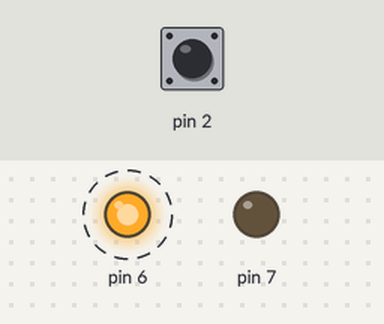
A sketch run on a simulated Arduino Uno, built with avr-gcc and run on an emulated ATmega328P. On the bench: output pins drawn as LEDs (lit = HIGH). Dashed ring = blinking. The inputs (shaded band) are chosen by the test bench; at power-on: pin 2 HIGH.

Above: at 1.2 s.
1.3 s: pin 2 pulled LOW for 0.15 s
At 2.3 s:
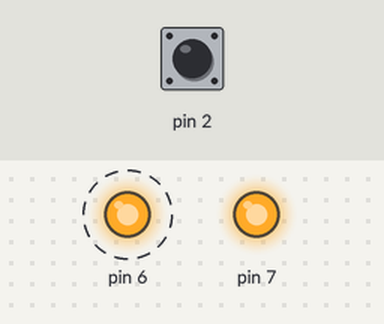
4.3 s: pin 2 pulled LOW for 1 s
At 4.9 s:
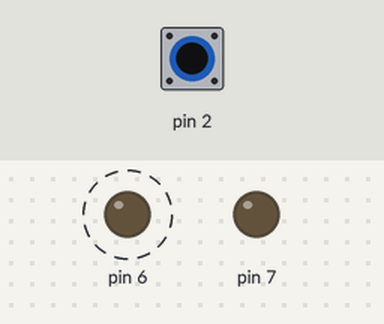
8.0 s: pin 2 pulled LOW for 3.2 s
At 8.9 s:
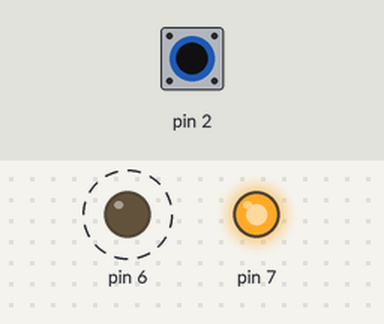
Timing chart, 0 to 18.7 s (numbered marks = the images above; inputs shaded):
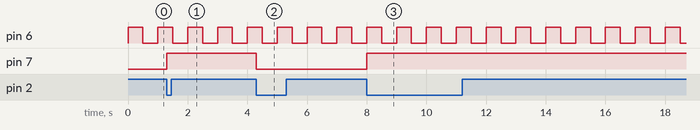

Measured:
- after the input at 1.3 s, pin 7: LOW → HIGH at once
- after the input at 4.3 s, pin 7: HIGH → LOW at once
- after the input at 8.0 s, pin 7: LOW → HIGH at once
- by itself, pin 6: alternates HIGH for 0.50 s and LOW for 0.50 s

The sketch:

interrupt_test.ino
```cpp
volatile bool buttonState = false;  // 버튼 상태를 나타내는 변수 (volatile 키워드를 사용하여 최적화 방지)

void setup() {
  pinMode(2, INPUT_PULLUP);
  pinMode(6, OUTPUT);
  pinMode(7, OUTPUT);

  // 2번 핀을 인터럽트로 설정 (falling edge에 반응)
  attachInterrupt(digitalPinToInterrupt(2), buttonInterrupt, FALLING);
}

void loop() {
  // 6번 핀을 껐다 켰다 반복
  digitalWrite(6, HIGH);
  delay(500);
  digitalWrite(6, LOW);
  delay(500);
}

// 2번 핀에 대한 인터럽트 처리 함수
void buttonInterrupt() {
  // 버튼 상태를 토글
  buttonState = !buttonState;

  // 7번 LED 상태를 버튼 상태에 따라 토글
  digitalWrite(7, buttonState);
  Serial.print("예");
}
```
